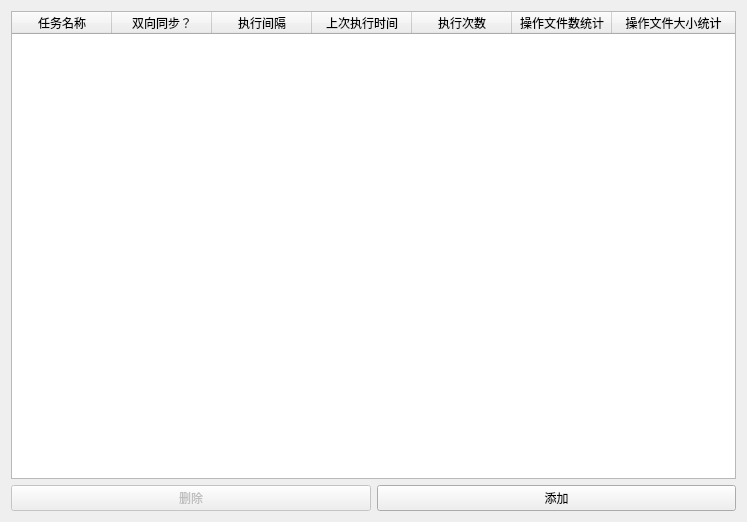
<?xml version="1.0" encoding="UTF-8"?>
<ui version="4.0">
 <class>fas</class>
 <widget class="QWidget" name="fas">
  <property name="geometry">
   <rect>
    <x>0</x>
    <y>0</y>
    <width>747</width>
    <height>522</height>
   </rect>
  </property>
  <property name="windowTitle">
   <string>Form</string>
  </property>
  <layout class="QGridLayout" name="gridLayout">
   <item row="0" column="0" colspan="2">
    <widget class="TableWidget" name="tableWidget">
     <property name="sortingEnabled">
      <bool>true</bool>
     </property>
     <attribute name="horizontalHeaderShowSortIndicator" stdset="0">
      <bool>true</bool>
     </attribute>
     <attribute name="horizontalHeaderStretchLastSection">
      <bool>true</bool>
     </attribute>
     <column>
      <property name="text">
       <string>任务名称</string>
      </property>
     </column>
     <column>
      <property name="text">
       <string>双向同步？</string>
      </property>
     </column>
     <column>
      <property name="text">
       <string>执行间隔</string>
      </property>
     </column>
     <column>
      <property name="text">
       <string>上次执行时间</string>
      </property>
     </column>
     <column>
      <property name="text">
       <string>执行次数</string>
      </property>
     </column>
     <column>
      <property name="text">
       <string>操作文件数统计</string>
      </property>
     </column>
     <column>
      <property name="text">
       <string>操作文件大小统计</string>
      </property>
     </column>
    </widget>
   </item>
   <item row="1" column="0">
    <widget class="PushButton" name="btn_del">
     <property name="enabled">
      <bool>false</bool>
     </property>
     <property name="text">
      <string>删除</string>
     </property>
     <property name="lightCustonQss" stdset="0">
      <string>PushButton{background-color:#e81123;}
PushButton:hover{background-color:#e63342;}</string>
     </property>
     <property name="darkCustomQss" stdset="0">
      <string>PushButton{background-color:#e81123;}
PushButton:hover{background-color:#e63342;}</string>
     </property>
    </widget>
   </item>
   <item row="1" column="1">
    <widget class="PrimaryPushButton" name="btn_add">
     <property name="text">
      <string>添加</string>
     </property>
    </widget>
   </item>
  </layout>
 </widget>
 <customwidgets>
  <customwidget>
   <class>TableWidget</class>
   <extends>QTableWidget</extends>
   <header>qfluentwidgets</header>
  </customwidget>
  <customwidget>
   <class>PrimaryPushButton</class>
   <extends>QPushButton</extends>
   <header>qfluentwidgets</header>
  </customwidget>
  <customwidget>
   <class>PushButton</class>
   <extends>QPushButton</extends>
   <header>qfluentwidgets</header>
  </customwidget>
 </customwidgets>
 <resources/>
 <connections/>
</ui>
